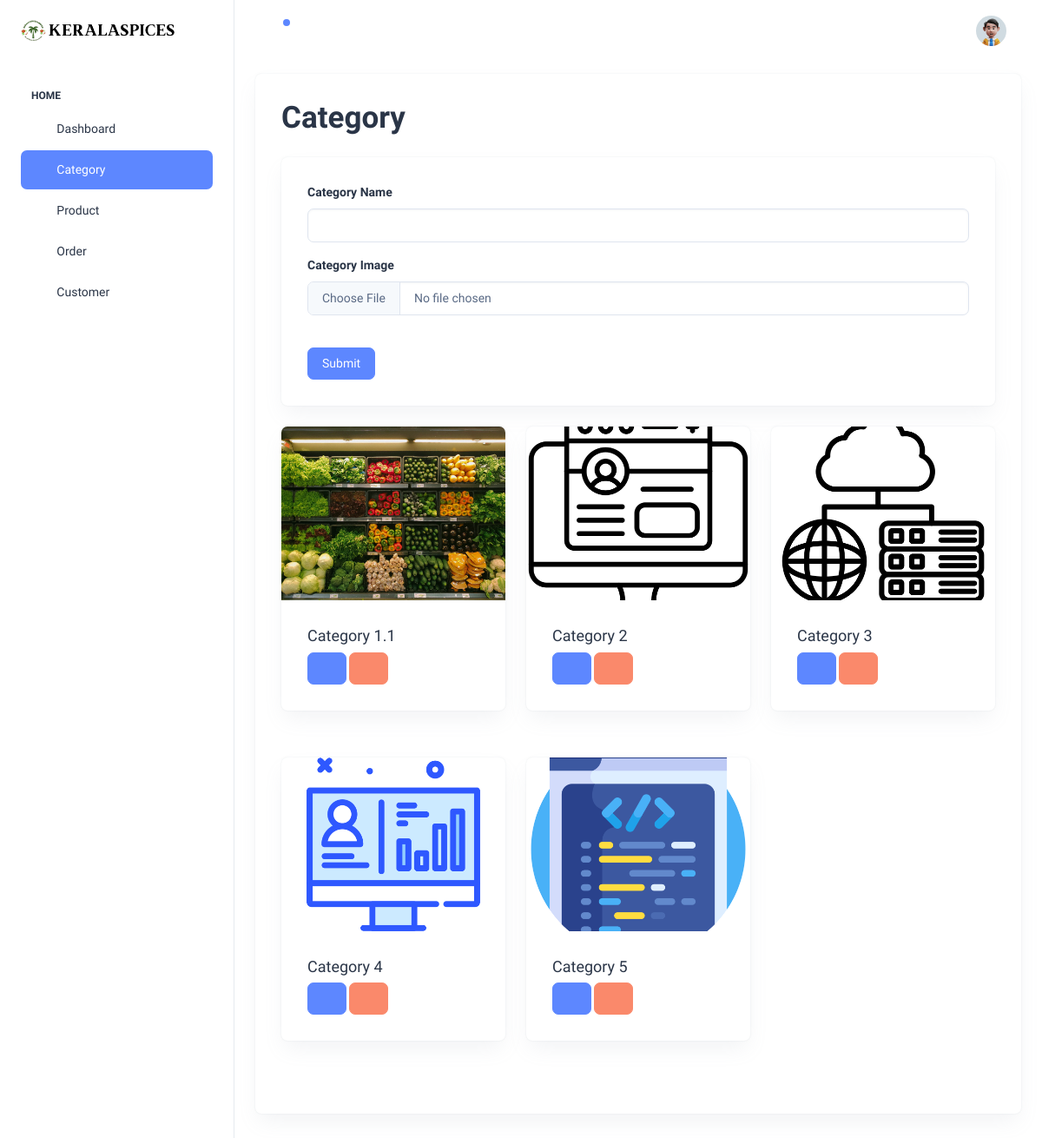
Page /spices_category (signed in) on the earlier database version.
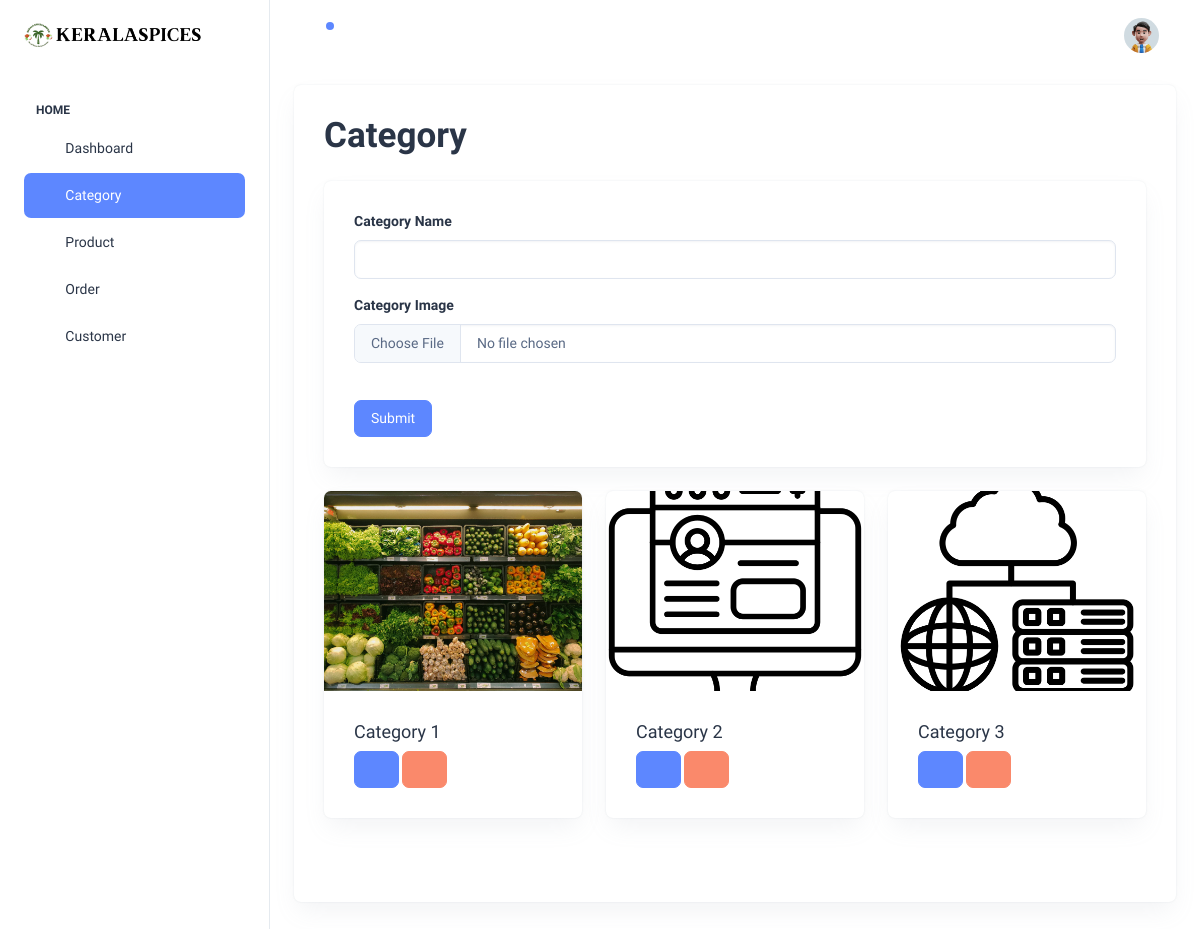
Same page on the later database version.
### spicesapp/models.py (models this page shows, shortened)
class Category(models.Model):
    category_name = models.CharField(max_length=100)
    image = models.ImageField(upload_to='category_images', blank=True, null=True)
    @property
    def imageURL(self):
        try:
            url = self.image.url
        except:
            url = ''
        return url

### spicesapp/views.py (the view)
# urls.py: path('spices_category', views.spices_category, name='spices_category'),
def spices_category(request):
    categories = Category.objects.all()
    if request.method == "POST":
        category_name = request.POST.get("category")
        image = request.FILES.get("image")
        category = Category(category_name=category_name, image=image)
        category.save()
    context = {'categories': categories}
    return render(request, 'spices_admin/spices_category.html', context)

### spicesapp/templates/spices_admin/spices_category.html (shortened to what this page needs)
{% extends 'spices_admin/base.html' %}
{% load static %}
{% block content %}
<div class="container-fluid">
    <div class="card">
        <div class="card-body">
            <h1 class="fw-semibold mb-4">Category</h1>
            <div class="card mb-4">
                <div class="card-body">
                    <form method="POST" enctype="multipart/form-data">
                        <div class="mb-3">
                            <label for="exampleInputEmail1" class="form-label">Category Name</label>
                            <input type="text" class="form-control" id="exampleInputEmail1" aria-describedby="emailHelp" name="category" value="">
                        </div>
                        <div class="mb-3">
                            <label for="exampleInputPassword1" class="form-label">Category Image</label>
                            <input type="file" class="form-control" id="exampleInputPassword1" name="image">
                        </div>
                        <br>
                        <button type="submit" class="btn btn-primary" name="submitc">Submit</button>
                    </form>
                </div>
            </div>
            <div class="row">
                {% for i in categories %}
                    <div class="col-lg-4 col-md-6 mb-4">
                        <div class="card">
                            <img src="{{ i.imageURL }}" class="card-img-top category-image" alt="No image selected">
                            <div class="card-body">
                                <h5 class="card-title">{{ i.category_name }}</h5>
                                <a href="{% url 'edit_category' i.pk %}" class="btn btn-primary"><i class="ti ti-edit"></i></a>
                                <a href="{% url 'delete_category' i.pk %}" class="btn btn-danger"><i class="ti ti-trash"></i></a>
                            </div>
                        </div>
                    </div>
                {% endfor %}
            </div>
        </div>
    </div>
</div>
{% endblock %}

### spicesapp/templates/spices_admin/base.html (shortened to what this page needs)
<!doctype html>
{% load static %}
<html lang="en">
<head>
  <link rel="stylesheet" href="{% static 'css/styles.min.css' %}" />
</head>
<body>
{% if request.user.is_authenticated %}
  <div class="page-wrapper" id="main-wrapper" data-layout="vertical" data-navbarbg="skin6" data-sidebartype="full"
    data-sidebar-position="fixed" data-header-position="fixed">
<aside class="left-sidebar">
  <div>
    <div class="brand-logo d-flex align-items-center justify-content-between">
      <a href="{% url 'spices_home' %}" class="text-nowrap logo-img">
        <img src="{% static 'images/logos/KERALASPICES.png' %}" width="180" alt="" />
      </a>
    </div>
    <nav class="sidebar-nav scroll-sidebar" data-simplebar="">
      <ul id="sidebarnav">
        <li class="nav-small-cap">
          <span class="hide-menu">Home</span>
        </li>
        <li class="sidebar-item">
          <a class="sidebar-link" href="{% url 'spices_home' %}" aria-expanded="false">
            <span>
              <i class="ti ti-layout-dashboard"></i>
            </span>
            <span class="hide-menu">Dashboard</span>
          </a>
        </li>
        <li class="sidebar-item">
          <a class="sidebar-link" href="{% url 'spices_category' %}" aria-expanded="false">
            <span>
              <i class="ti ti-apps"></i>
            </span>
            <span class="hide-menu">Category</span>
          </a>
        </li>
        <li class="sidebar-item">
          <a class="sidebar-link" href="{% url 'spices_product' %}" aria-expanded="false">
            <span>
              <i class="ti ti-book"></i>
            </span>
            <span class="hide-menu">Product</span>
          </a>
        </li>
        <li class="sidebar-item">
          <a class="sidebar-link" href="{% url 'spices_orders' %}" aria-expanded="false">
            <span>
              <i class="ti ti-shopping-cart"></i>
            </span>
            <span class="hide-menu">Order</span>
          </a>
        </li>
        <li class="sidebar-item">
          <a class="sidebar-link" href="{% url 'customer_details' %}" aria-expanded="false">
            <span>
              <i class="ti ti-users"></i>
            </span>
            <span class="hide-menu">Customer</span>
          </a>
        </li>
      </ul>
    </nav>
  </div>
</aside>
<div class="body-wrapper">
  <header class="app-header">
    <nav class="navbar navbar-expand-lg navbar-light">
      <ul class="navbar-nav">
        <li class="nav-item">
          <a class="nav-link nav-icon-hover" href="javascript:void(0)">
            <i class="ti ti-bell-ringing"></i>
            <div class="notification bg-primary rounded-circle"></div>
          </a>
        </li>
      </ul>
      <div class="navbar-collapse justify-content-end px-0" id="navbarNav">
        <ul class="navbar-nav flex-row ms-auto align-items-center justify-content-end">
          <li class="nav-item dropdown">
            <a class="nav-link nav-icon-hover" href="javascript:void(0)" id="drop2" data-bs-toggle="dropdown"
              aria-expanded="false">
              <img src="{% static 'images/logos/user-1.jpg' %}" alt="" width="35" height="35" class="rounded-circle">
            </a>
          </li>
        </ul>
      </div>
    </nav>
  </header>
  {% block content %}
  {% endblock %}
{% else %}
<h1>Unauthorized Access</h1>
{% endif %}
</body>
</html>

### spicesapp/templates/spices_admin/spices_category.html (style rules this page uses)
.category-image { height: 200px; object-fit: cover; object-position: center; width: 100%; }

Differences in the rows shown:
removed Category: imageURL (picture), category_name "Category 4"
removed Category: imageURL (picture), category_name "Category 5"
changed Category: category_name "Category 1.1" → "Category 1"
